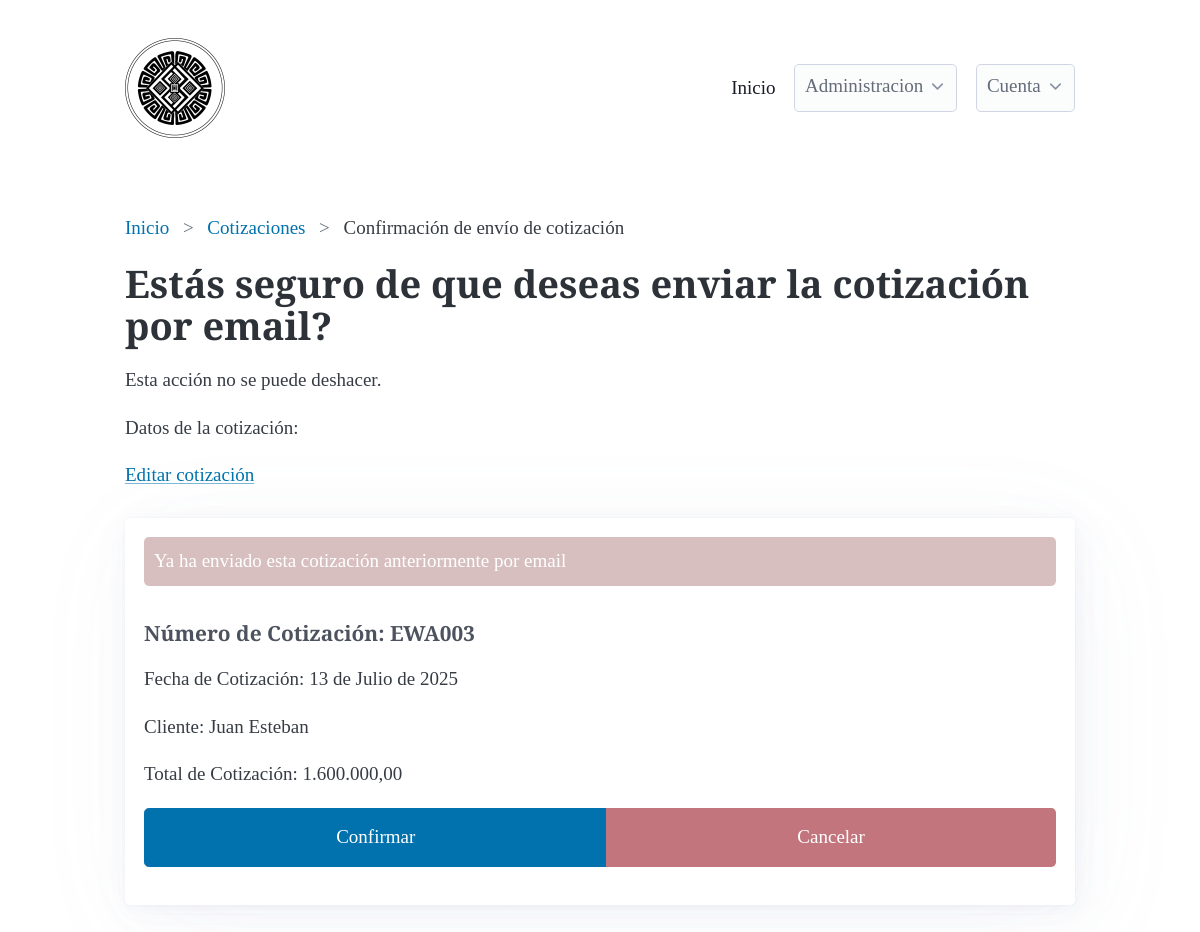
/quotes/confirm_email/3/ (signed in), run on an earlier commit of the app's database.
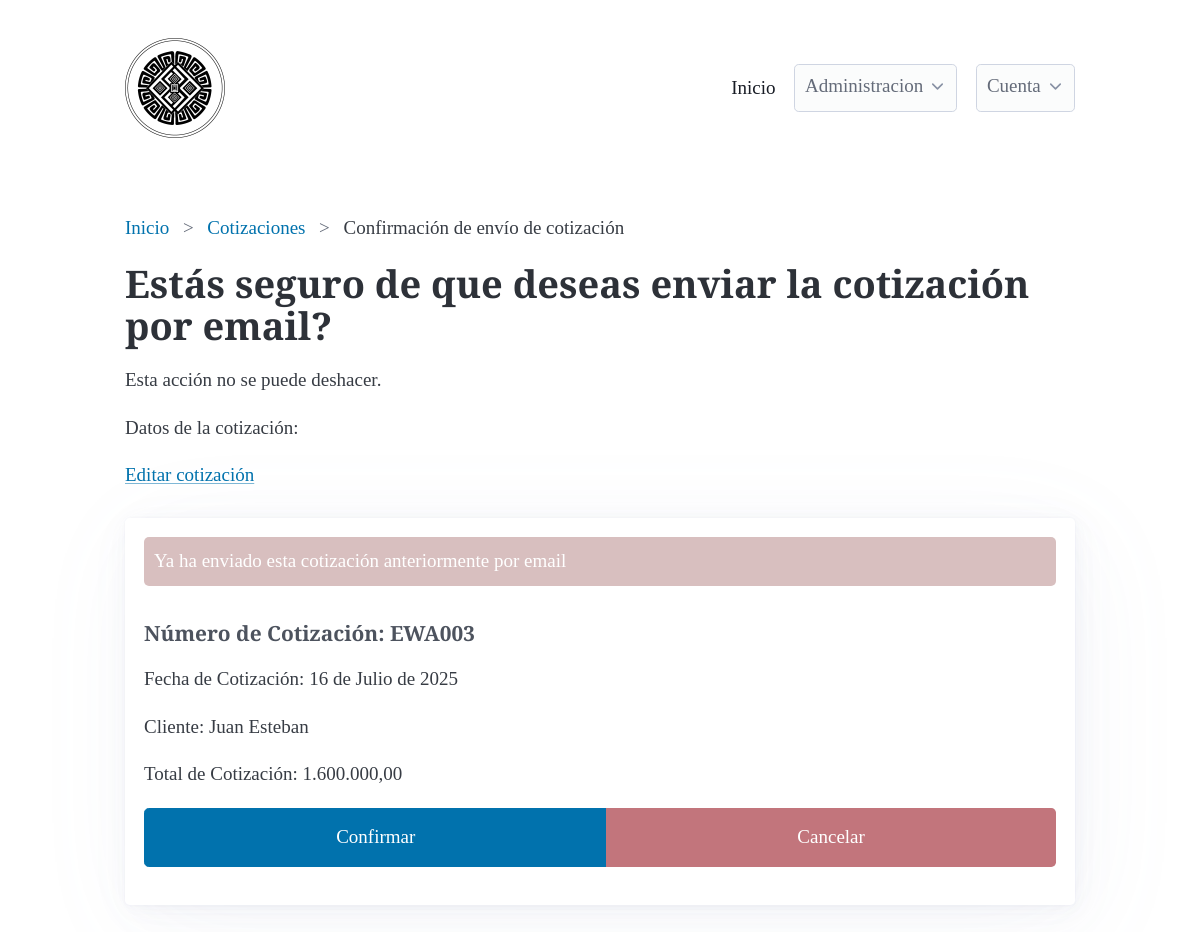
And on a later commit of the database.
### quotes/models.py (models this page shows, shortened)
class Quote(models.Model):
    def generate_quote_number():
        last_quote = Quote.objects.all().aggregate(Max('id'))['id__max']
        next_number = 1 if last_quote is None else last_quote + 1
        return f'EWA{next_number:03d}'
    created_at = models.DateTimeField(auto_now_add=True, null=True, blank=True)
    quote_number = models.CharField(
        max_length=100,
        unique=True,
        default=generate_quote_number,
    )
    quote_quantity = models.IntegerField(null=True, blank=True)
    QUOTE_PRODUCT_TYPE_CHOICES = [
        ('Anillo de Compromiso', 'Anillo de Compromiso'),
        ('Anillo de Matrimonio', 'Anillo de Matrimonio'),
        ('A medida', 'A medida'),
        ('Otro', 'Otro'),
    ]
    quote_product_type = models.CharField(max_length=100, null=False, blank=False, choices=QUOTE_PRODUCT_TYPE_CHOICES)
    quote_date = models.DateField(null=False, blank=False, default=timezone.now)
    quote_value = models.DecimalField(max_digits=10, decimal_places=2, null=True, blank=True)
    quote_total = models.DecimalField(max_digits=10, decimal_places=2, null=True, blank=True)
    quote_description = models.TextField(null=True, blank=True)
    quote_additional_notes = models.TextField(null=True, blank=True)
    client = models.ForeignKey(Client, on_delete=models.DO_NOTHING, null=True, blank=True)
    quote_discount = models.DecimalField(max_digits=10, decimal_places=2, null=True, blank=True)
    quote_discount_description = models.CharField(max_length=100, null=True, blank=True)
    email_sent = models.BooleanField(null=True, blank=True, default=False)

### clients/models.py (models this page shows, shortened)
class Client(models.Model):
    created_at = models.DateTimeField(auto_now_add=True, null=True, blank=True)
    name = models.CharField(max_length=100, null=False, blank=False, validators=[MinLengthValidator(3)])
    email = models.EmailField(null=True, blank=True, validators=[EmailValidator])
    phone = models.CharField(max_length=15, null=True, blank=True, validators=[MinLengthValidator(10), RegexValidator(r'^\d{10}$')])
    address = models.TextField(max_length=255, null=True, blank=True)
    DOCUMENT_TYPE_CHOICES = [
        ('CC', 'Cédula de Ciudadanía'),
        ('TI', 'Tarjeta de Identidad'),
        ('CE', 'Cédula de Extranjería'),
        ('NIT', 'Número de Identificación Tributaria'),
        ('PAS', 'Pasaporte'),
    ]
    document_type = models.CharField(max_length=100, null=True, blank=True, choices=DOCUMENT_TYPE_CHOICES)
    document_number = models.CharField(max_length=100, null=True, blank=True, validators=[RegexValidator(r'^\d{10}$')])

### quotes/views.py (the view, shortened to what this page needs)
# urls.py: path('confirm_email/<int:quote_id>/', QuoteConfirmEmailView.as_view(), name='confirm_email'),
class QuoteConfirmEmailView(LoginRequiredMixin, View):
    template_name = 'quotes/quotes_confirm_email.html'
    success_url = reverse_lazy('quotes:quotes_list')
    def get(self, request, *args, **kwargs):
        quote = Quote.objects.get(id=kwargs['quote_id'])
        return render(request, self.template_name, {'quote': quote})

### quotes/templates/quotes/quotes_confirm_email.html (shortened to what this page needs)
{% extends "base.html" %}
{% block breadcrumb %}
<nav aria-label="breadcrumb">
    <ul>
       <li><a href="{% url 'dashboard:dashboard' %}">Inicio</a></li>
       <li><a href="{% url 'quotes:quotes_list' %}">Cotizaciones</a></li>
       <li>Confirmación de envío de cotización</li>
    </ul>
  </nav>
{% endblock %}
{% block content %}
<h1>Estás seguro de que deseas enviar la cotización por email?</h1>
<p>Esta acción no se puede deshacer.</p>
<p>Datos de la cotización:</p>
<a href="{% url 'quotes:quotes_update' quote.id %}">
    Editar cotización
</a>
<br>
<br>
<article>
{% if quote.email_sent %}
<p style="background-color: #d8bfbf; padding: 10px; border-radius: 5px; color: white;">Ya ha enviado esta cotización anteriormente por email</p>
{% endif %}
<h4>Número de Cotización: {{ quote.quote_number }}</h4>
<p>Fecha de Cotización: {{ quote.quote_date }}</p>
<p>Cliente: {{ quote.client.name }}</p>
<p>Total de Cotización: {{ quote.quote_total }}</p>
<form method="post">
    <div role="group">
        <button type="submit" class="btn btn-success">Confirmar</button>
        <button type="button" class="btn btn-danger" onclick="window.location.href='{% url 'quotes:quotes_list' %}'">Cancelar</button>
    </div>
</form>
</article>
{% endblock %}

What changed in the data, as far as the page shows it:
changed Quote "EWA003": quote_date "13 de Julio de 2025" → "16 de Julio de 2025"
